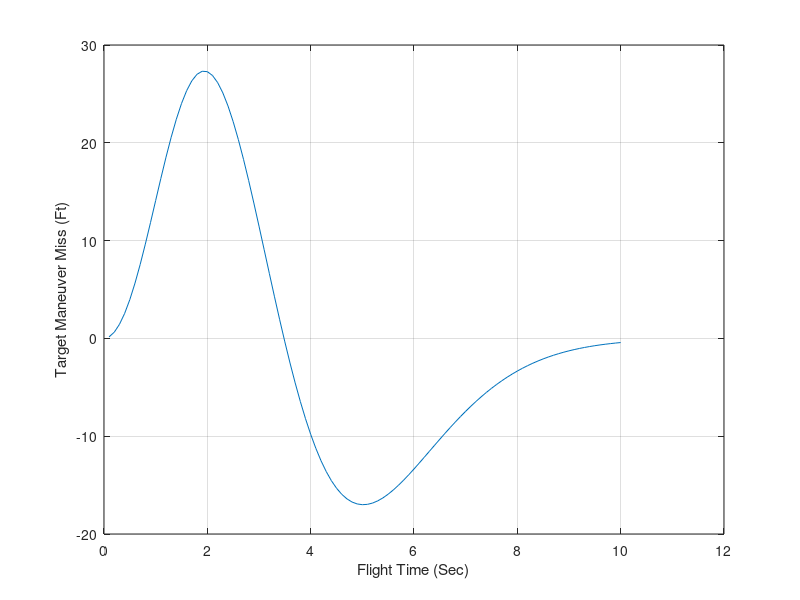

Write MATLAB code to recreate this figure.
clear
n=0;
QD=0.;
XNT=32.2;
XNP=4.;
T1=.0667;
T2=.133;
T3=.2;
T4=.267;
T5=.333;
W=10;
Z=.7;
TF=10;
VC=4000;
T=0.;
S=0;
TP=T+.00001;
X1=0;
X2=0;
X3=1;
X4=0;
X5=0;
X6=0;
X7=0;
X8=0;
X9=0;
X10=0;
H=.01; 
while TP<=(TF-1e-5)
	S=S+H;
	X1OLD=X1;
	X2OLD=X2;
	X3OLD=X3;
	X4OLD=X4;
	X5OLD=X5;
	X6OLD=X6;
	X7OLD=X7;
	X8OLD=X8;
	X9OLD=X9;
	X10OLD=X10;
	STEP=1;
	FLAG=0;
	while STEP<=1
      		if FLAG==1
         		STEP=2;
				X1=X1+H*X1D;
				X2=X2+H*X2D;
				X3=X3+H*X3D;
				X4=X4+H*X4D;
				X5=X5+H*X5D;
				X6=X6+H*X6D;
				X7=X7+H*X7D; 
				X8=X8+H*X8D; 
				X9=X9+H*X9D; 
				X10=X10+H*X10D; 
				TP=TP+H;
			end
			X1D=X2;
			X2D=X3;
			TGO=TP+.00001;
			X3D=(X4+X5/T2)/(VC*TGO*T1);
			X4D=-(X4+X5/T2)/T1;
			X5D=-X5/T2+XNP*VC*X6/T3;
			X6D=-X6/T3+QD*W*W*X9+(1.-QD)*X7/T4;
			X7D=-X7/T4+X8/T5;
			X8D=-X8/T5-X2;
			X9D=X10-2.*Z*W*X9;
			X10D=-W*W*X9-X2;
			FLAG=1;
   	end
   	FLAG=0; 
	X1=(X1OLD+X1)/2+.5*H*X1D; 
	X2=(X2OLD+X2)/2+.5*H*X2D;
	X3=(X3OLD+X3)/2+.5*H*X3D;
	X4=(X4OLD+X4)/2+.5*H*X4D;
	X5=(X5OLD+X5)/2+.5*H*X5D;
	X6=(X6OLD+X6)/2+.5*H*X6D;
	X7=(X7OLD+X7)/2+.5*H*X7D;
	X8=(X8OLD+X8)/2+.5*H*X8D;
	X9=(X9OLD+X9)/2+.5*H*X9D;
	X10=(X10OLD+X10)/2+.5*H*X10D; 
	if S>=.0999
		S=0;
		XMNT=XNT*X1;
		n=n+1;
      	ArrayTP(n)=TP;
      	ArrayXMNT(n)=XNT*X1; 
	end
end
figure
plot(ArrayTP,ArrayXMNT),grid
xlabel('Flight Time (Sec)')
ylabel('Target Maneuver Miss (Ft)')
clc
output=[ArrayTP',ArrayXMNT'];
save datfil.txt output -ascii
disp 'simulation finished'
